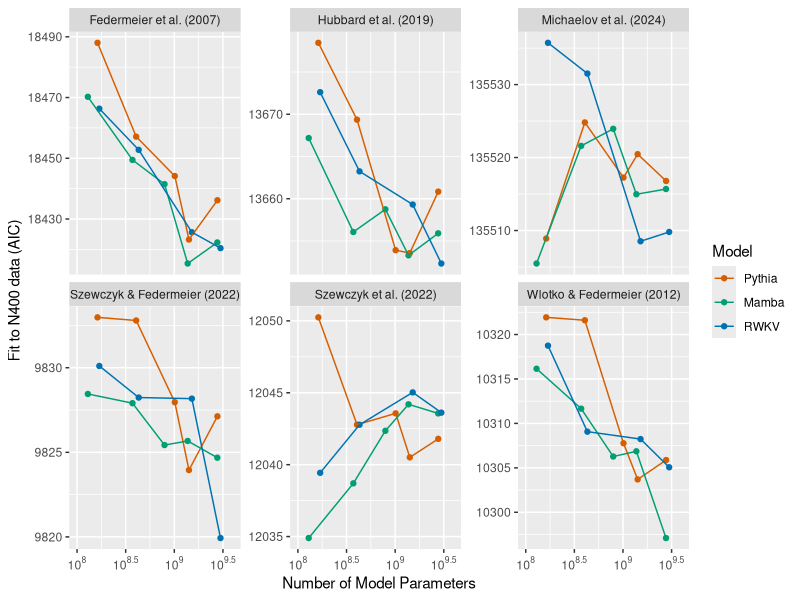
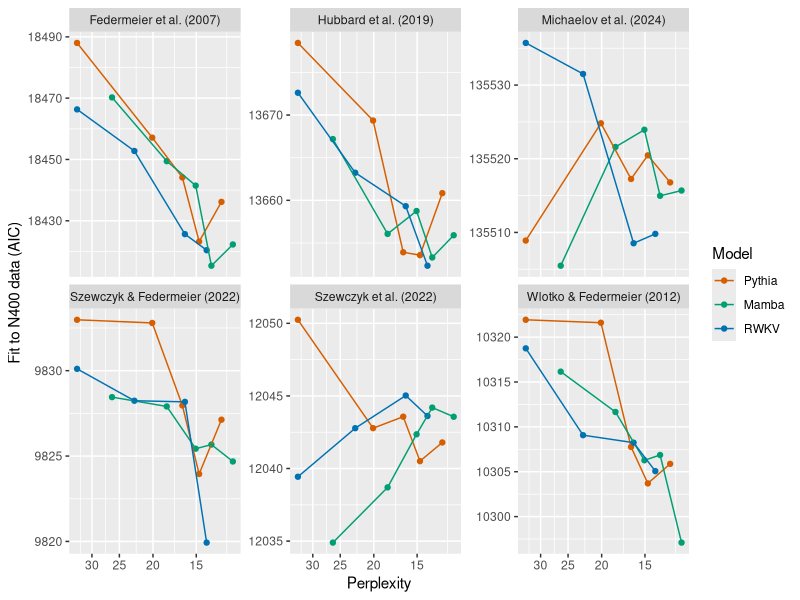

The R script that drew these images, in order: (Note: this script raises an error after producing the figures.)
library(tidyverse)
library(scales)
library(grid)

all_AICs=read_tsv("all_AICs.tsv")%>%
  left_join(read_tsv("perplexities.tsv"))%>%
  mutate(ModelArchitecture = fct_recode(ModelArchitecture,
                                        "Mamba"="mamba",
                                        "RWKV"="rwkv",
                                        "Pythia"="pythia"))%>%
  mutate(ModelArchitecture = fct_relevel(ModelArchitecture,
                                        "Pythia","Mamba","RWKV"))
  


reading_time_datasets = c("Boyce & Levy (2023): Maze RT",
                               "Brothers & Kuperberg (2021): 3W-RT",
                               "Futrell et al. (2021): SPR RT",
                               "Kennedy et al. (2003): GPD",
                               "Luke & Christianson (2018): GPD",
                               "Smith and Levy (2013): SPR RT")

n400_datasets = c("Michaelov et al. (2024)",
                  "Federmeier et al. (2007)",
                  "Wlotko & Federmeier (2012)",
                  "Szewczyk et al. (2022)",
                  "Hubbard et al. (2019)",
                  "Szewczyk & Federmeier (2022)" )


n400_fig = all_AICs%>%drop_na()%>%
  filter(Dataset %in% n400_datasets)%>%
  mutate(ModelSize=as.numeric(ModelSize))%>%
  ggplot(aes(x=ModelSize,y=Surprisal_AIC,color=ModelArchitecture)) + geom_point() + geom_line() + 
  ylab("Fit to N400 data (AIC)") + facet_wrap(.~Dataset,scales="free_y") +
  coord_cartesian(xlim = c(100000000, 4000000000))+  
  scale_x_log10(name="Number of Model Parameters",
                breaks = trans_breaks('log10', function(x) 10^x),
                labels = trans_format('log10', math_format(10^.x))) +
  scale_colour_manual(name="Model",values=c("#D55E00","#009E73","#0072B2"))

n400_fig


n400_fig_perplexity = all_AICs%>%drop_na()%>%
  filter(Dataset %in% n400_datasets)%>%
  mutate(ModelSize=as.numeric(ModelSize))%>%
  ggplot(aes(x=Perplexity,y=Surprisal_AIC,color=ModelArchitecture)) + geom_point() + geom_line() + 
  ylab("Fit to N400 data (AIC)") + facet_wrap(.~Dataset,scales="free_y") +
  scale_x_continuous(name="Perplexity",trans = c("log10", "reverse")) +
  scale_colour_manual(name="Model",values=c("#D55E00","#009E73","#0072B2"))
n400_fig_perplexity


n400_combined = grid.arrange(textGrob("(A) Model performance on N400 data by model size"),
                             n400_fig,
                             textGrob(""),
                             textGrob("(B) Model performance on N400 data by perplexity"),
                             n400_fig_perplexity,
                             ncol=1,heights=c(0.06,1,0.05,0.1,1))
ggsave("n400_combined.pdf",n400_combined,width=9.5,height=6.5)







rt_dlsl_fig = all_AICs%>%drop_na()%>%
  filter(Dataset %in% reading_time_datasets)%>%
  mutate(ModelSize=as.numeric(ModelSize))%>%
  ggplot(aes(x=ModelSize,y=Surprisal_AIC,color=ModelArchitecture)) + geom_point() + geom_line() + 
  ylab("Fit to Reading Time (AIC)") + facet_wrap(.~Dataset,scales="free_y") +
  coord_cartesian(xlim = c(100000000, 4000000000))+
  scale_x_log10(name="Number of Parameters",
                breaks = trans_breaks('log10', function(x) 10^x),
                labels = trans_format('log10', math_format(10^.x)))  +
  scale_colour_manual(name="Model",values=c("#D55E00","#009E73","#0072B2"))
rt_dlsl_fig

rt_dlsl_fig_perplexity = all_AICs%>%drop_na()%>%
  filter(Dataset %in% reading_time_datasets)%>%
  mutate(ModelSize=as.numeric(ModelSize))%>%
  ggplot(aes(x=Perplexity,y=Surprisal_AIC,color=ModelArchitecture)) + geom_point() + geom_line() + 
  ylab("Fit to Reading Time (AIC)") + facet_wrap(.~Dataset,scales="free_y") +
  scale_x_continuous(name="Perplexity",trans = c("log10", "reverse"))+
  scale_colour_manual(name="Model",values=c("#D55E00","#009E73","#0072B2"))
rt_dlsl_fig_perplexity



rt_combined = grid.arrange(textGrob("(A) Model performance on reading time data by model size"),
                           rt_dlsl_fig,
                           textGrob(""),
                           textGrob("(B) Model performance on reading time data by perplexity"),
                           rt_dlsl_fig_perplexity,
                           ncol=1,heights=c(0.1,1,0.1,0.1,1))
ggsave("rt_combined.pdf",rt_combined,width=9.5,height=6.5)






all_AICs%>%
  distinct(ModelArchitecture,ModelSize,Perplexity)%>%mutate(ModelSize=as.numeric(ModelSize))%>%
  group_by(ModelArchitecture)%>%
  summarize(r = cor(ModelSize,Perplexity,method="pearson"),rho= cor(ModelSize,Perplexity,method="spearman"))

scale_perplexity = all_AICs%>%
  distinct(ModelArchitecture,ModelSize,Perplexity)%>%mutate(ModelSize=as.numeric(ModelSize))%>%
  group_by(ModelArchitecture)%>%
  ggplot(aes(x=ModelSize,y=Perplexity,color=ModelArchitecture)) + geom_point() + geom_line() +
  coord_cartesian(xlim = c(100000000, 4000000000))+
  scale_x_log10(name="Number of Model Parameters",
                breaks = trans_breaks('log10', function(x) 10^x),
                labels = trans_format('log10', math_format(10^.x))) +
  scale_y_log10(name="Perplexity") +
  scale_colour_manual(name="Model",values=c("#D55E00","#009E73","#0072B2"))

ggsave("scale_perplexity.pdf",scale_perplexity,width=4.5,height=2.5)


